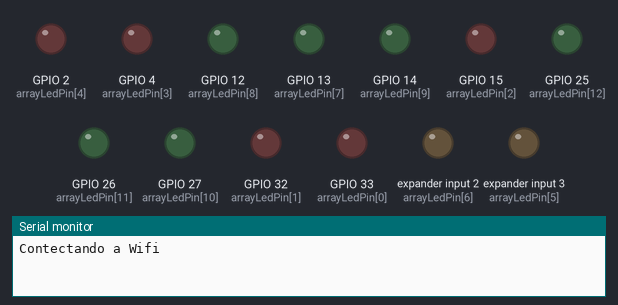
Recording of a sketch running on a simulated ESP32. Shown: output pins drawn as LEDs (lit = HIGH), the last lines printed to the serial monitor. WiFi joins after 1.5 s; servers stay silent unless stated; the local clock reads 2024-03-15 10:24:30 at power-on unless the sketch sets it.

Above: at 0.1 s.
At 1.6 s:
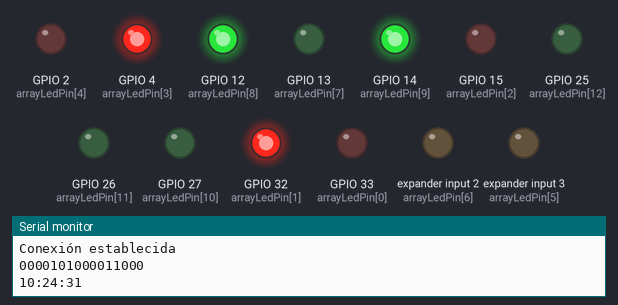
At 30.6 s:
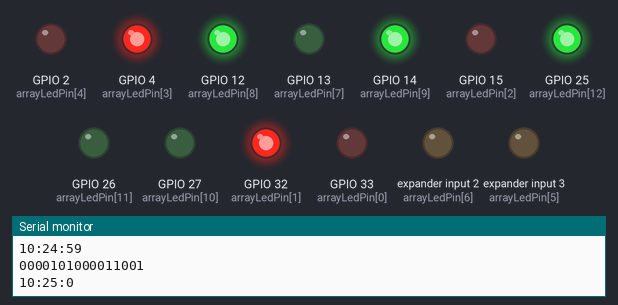
At 90.6 s:
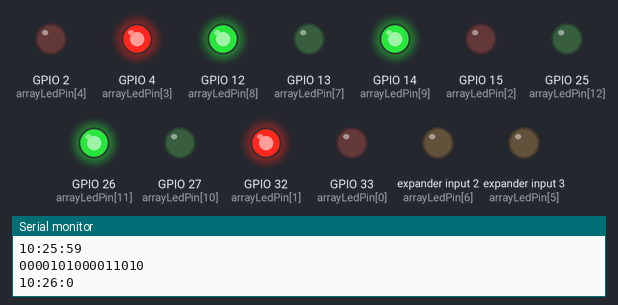
Timing chart, 0 to 92.1 s (numbered marks = the images above):
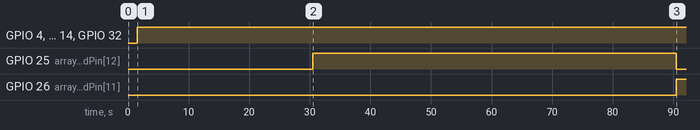

The sketch:

sketch.ino
```cpp
#include <stdio.h>
#include <stdlib.h>
#include <WiFi.h>

//Definimos leds correspondientes a los bits de las horas en un array
byte arrayLedPin[13] = {33, 32, 15, 4, 2, 99, 98, 13, 12, 14, 27, 26, 25}; //los pines 99 y 98 son fake

#define NTP_SERVER     "pool.ntp.org" //valores del servidor NTP y ajustes
#define UTC_OFFSET     0
#define UTC_OFFSET_DST 0

struct Ahora { int hora; int minutos; int segundos; }; //Definimos structura ahora con los enteros correspondientes

void setup() {
  Serial.begin(115200);

  // Modo de los pines
  for (int i = 0; i < 13; i++) {
    pinMode(arrayLedPin[i
    ], OUTPUT);
  }

  Serial.println("Contectando a Wifi"); //Conexión a Wifi
  WiFi.begin("Wokwi-GUEST", "", 6);
  while (WiFi.status() != WL_CONNECTED) {
    delay(250);
  }

  Serial.println("Conexión establecida a WiFi");
  Serial.print("Dirección IP: ");
  Serial.println(WiFi.localIP());
  Serial.println("Conexión establecida");

  configTime(UTC_OFFSET, UTC_OFFSET_DST, NTP_SERVER);
}

void loop() {
  struct Ahora ahora; //definimos un struct de Ahora para el tiempo actual
  ahora = getLocalTime();
  hBin(ahora.hora,ahora.minutos);//paramos los int de ahora
  Serial.print(ahora.hora);
  Serial.print(":");
  Serial.print(ahora.minutos);
  Serial.print(":");
  Serial.println(ahora.segundos);
  delay(1000); // espera 1000ms (1segundo) para repetir el loop
}

void hBin(int hora,int minutos){

  //Sumamos 128 unidades a la hora y minutos para forzar que ambos valores tengan 8 bits
  hora = hora + 128;
  minutos = minutos + 128;

  char str_hora [32]; //revisar si es necesario los 32
  char str_minutos [32]; //revisar si es necesario los 32
  char str_hm [32]; //revisar si es necesario los 32

  itoa(hora, str_hora, 2); //Convierte a Binario
  itoa(minutos, str_minutos, 2); //Convierte a Binario

  strcpy(str_hm, str_hora);  //Contatenamos en str_hm la hora y minutos en binario
  strcat(str_hm, str_minutos);

  str_hm[0] = '0'; //Cambiamos a 0 el valor de los bits de peso 128
  str_hm[8] = '0';

  Serial.println(str_hm); //Imprimimos la hora y minutos concatenados (en binario)

  for (int i = 0; i < 13; i++) { //recorre los bits de la hora en binario para actualizar el balor ON/OFF de los leds
    if (str_hm[i+3] == '1'){ //empieza en el
      digitalWrite(arrayLedPin[i], HIGH);
    }
    else
      digitalWrite(arrayLedPin[i], LOW);
  }//cierra el for
} //cierra la función

// Trabajo con servidor NTP para obtener la fecha y la hora actual
Ahora getLocalTime() { //obtendremos los valores de tiempo y los guardamos en el struct Ahora definido arriba
  struct tm timeinfo;
  Ahora ahorita;
  if (!getLocalTime(&timeinfo)) {
      Serial.println("Connection Err");
      ahorita.hora = 0;
      ahorita.minutos = 0;
      ahorita.segundos = 0;
      return ahorita;
  }
    ahorita.hora = timeinfo.tm_hour;
    ahorita.minutos = timeinfo.tm_min;
    ahorita.segundos = timeinfo.tm_sec;
    return ahorita;
}
```

Measured:
- by itself, GPIO 4 (arrayLedPin[3]), GPIO 12 (arrayLedPin[8]), GPIO 14 (arrayLedPin[9]), GPIO 32 (arrayLedPin[1]): LOW → HIGH at 1.5 s
- by itself, GPIO 25 (arrayLedPin[12]): LOW → HIGH at 30.5 s, → LOW 60.0 s later
- by itself, GPIO 26 (arrayLedPin[11]): LOW → HIGH at 90.5 s
